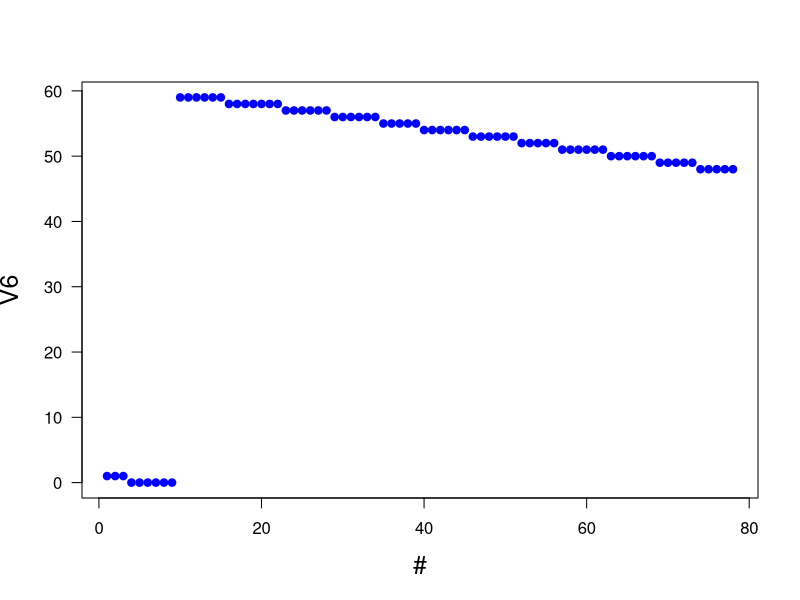

This figure's R source:
print('file: R_ReadTable220314.R')
print(date())
# --------------------------------------------------------------
  out = read.table('t130322r.txt',header=FALSE)

# > names(out)
# [1] "V1" "V2" "V3" "V4" "V5" "V6" "V7"
  
  # > head(out)
  # V1 V2 V3 V4 V5 V6  V7
  # 1 2022  3 13 13 18  1 674
  # 2 2022  3 13 13 21  1 674
  # 3 2022  3 13 13 24  1 679
  # 4 2022  3 13 13 27  0 674
  # 5 2022  3 13 13 30  0 671
  # 6 2022  3 13 13 33  0 669
  
  # > tail(out)
  # V1 V2 V3 V4 V5 V6 V7
  # 73 2022  3 13 16 53 49 24
  # 74 2022  3 13 16 56 48 24
  # 75 2022  3 13 16 59 48 24
  # 76 2022  3 13 17  2 48 23
  # 77 2022  3 13 17  5 48 22
  # 78 2022  3 13 17  8 48 21
  
  year = out$V1
  month = out$V2
  V3 = out$V3
  V4 = out$V4
  V5 = out$V5
  V6 = out$V6
  plot(V6,type='p',lwd=4,col='blue',xlab='#',ylab='V6',las=1,cex=0.6,cex.lab=1.5)
  
  
